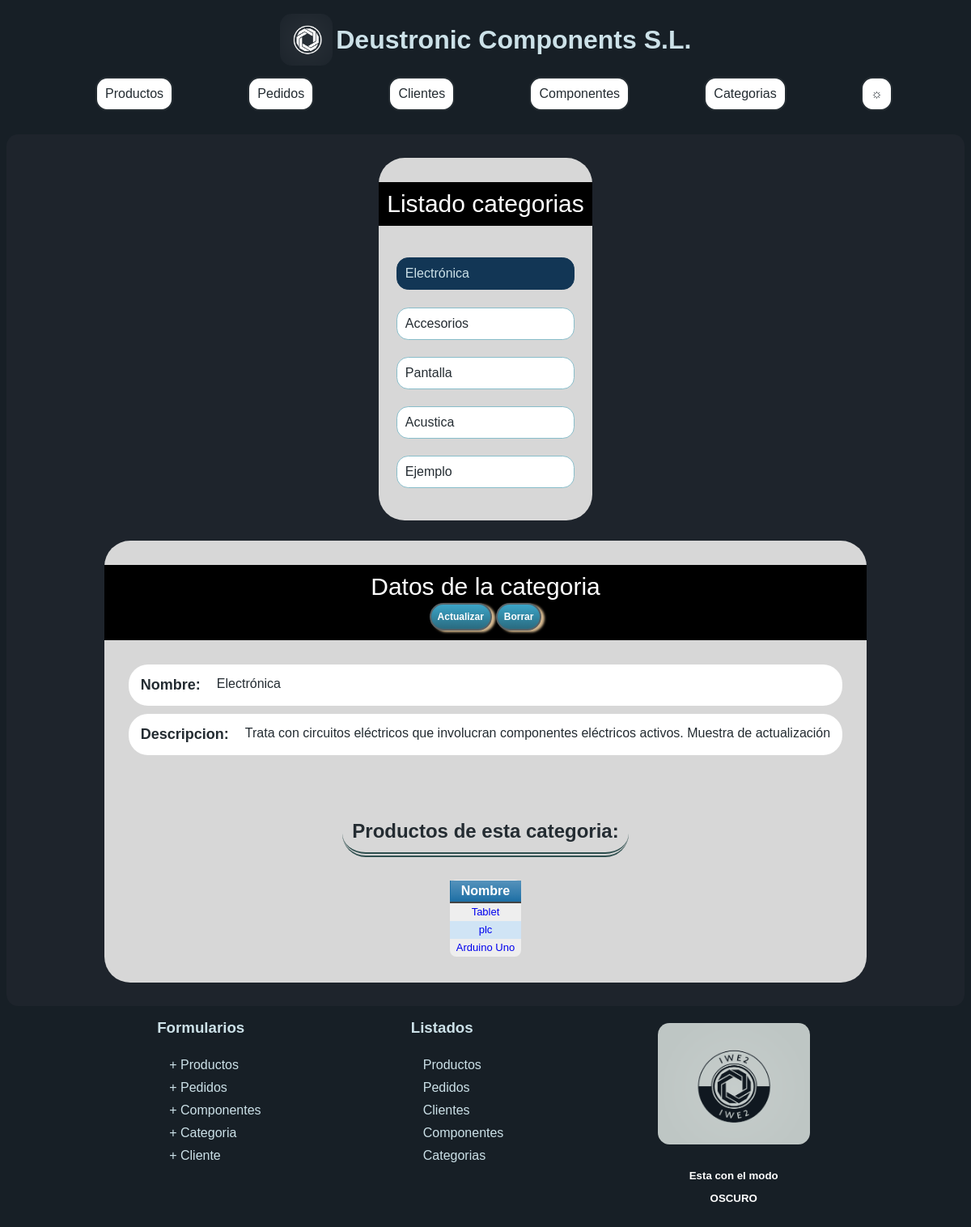
/appProyecto/categoria/2, run on an earlier commit of the app's database.
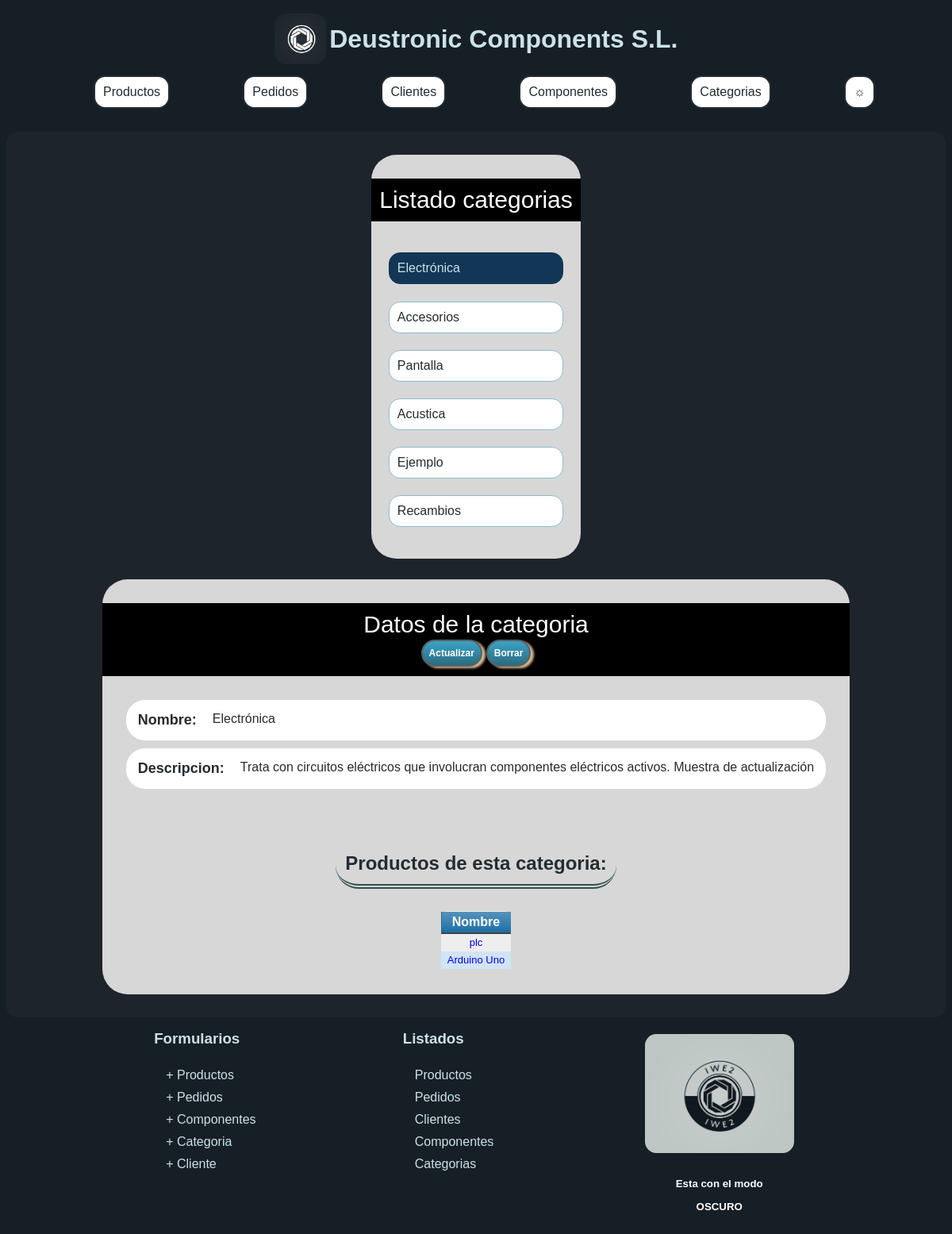
And on a later commit of the database.
### appProyecto/models.py (models this page shows, shortened)
class Categoria(models.Model):
    descripcion = models.CharField(max_length=1000)
    nombre = models.CharField(max_length=100, unique=True)

class Producto(models.Model):
    precio = models.FloatField(
        default=0,
        validators=[
            MinValueValidator(0)
        ]
     )
    nombre = models.CharField(max_length=200)
    descripcion = models.CharField(max_length=1000)
    categoria = models.ForeignKey(Categoria, on_delete=models.CASCADE)
    componente = models.ManyToManyField(Componente, through="Elemento")

### appProyecto/views.py (the view)
class CategoriaDetailView(DetailView):
    model = Categoria
    def get_context_data(self, **kwargs):
        context = super().get_context_data(**kwargs)
        context['productos'] = self.object.producto_set.all()
        context['listaTodos'] = Categoria.objects.all()
        return context

### appProyecto/templates/appProyecto/categoria_detail.html (shortened to what this page needs)
{% extends "detalle.html" %}
{% block elemListado %} categorias {%endblock%}
{% block urlElemento %}
<a href="{% url 'detalle categoria' p.pk %}">
  {% if  p.id == categoria.id %}
  <li style="
  background-color: #123655;
  color: #cce1e8;
  border-color: #123655;
">{{ p.nombre }}</li>
  {% else %}
  <li>{{ p.nombre }}</li>
  {% endif %}
</a>
{% endblock %} {% block detalle %}
<div class="tituloProducto">
  Datos de la categoria
  <div class="barraBtn">
    <a href="/appProyecto/categoria/{{categoria.id}}/update/" class="button">
      Actualizar</a>
    <a href="/appProyecto/categoria/{{categoria.id}}/delete/" class="button">
      Borrar</a>
  </div>
</div>
<div class="datosProducto">
  <div class="propiedadProducto">
    <div class="tituloPropiedad">Nombre:</div>
    {{ categoria.nombre}}
  </div>
  <div class="propiedadProducto">
    <div class="tituloPropiedad">Descripcion:</div>
    {{ categoria.descripcion}}
  </div>
</div>
{% if productos %}
<div class="tablasList"> <h2>Productos de esta categoria:</h2>
  <table class="blueTable">
      <thead>
        <tr>
          <th>Nombre</th>
        </tr>
      </thead>
      <tbody>
        {% for producto in productos %}
        <tr>
          <td>
            <a href="{% url 'detalle producto' producto.pk %}">
              {{ producto.nombre }}
            </a>
          </td>
        </tr>
        {% endfor %}
      </tbody>
    </table>
  </div>
{% else %}
<p>No existen productos en esta categoria.</p>
{% endif %} {% endblock %}

What changed in the data, as far as the page shows it:
removed Producto: nombre "Tablet"
added Categoria: nombre "Recambios"
